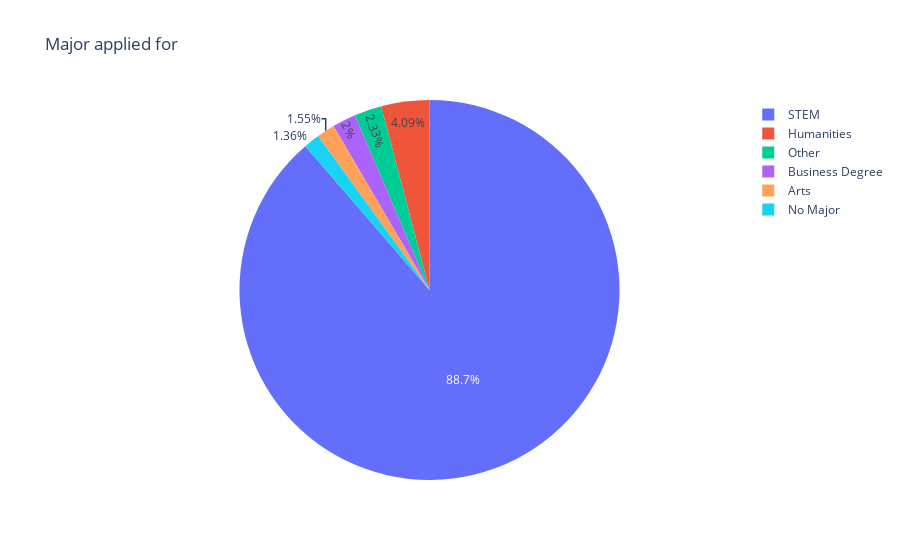

Notebook code cell kept with this figure:
### Code cell
make_plot('major_discipline', 'Major applied for')

### Figure 1 — Plotly figure (JSON) as saved in the notebook; plotly's stock layout.template omitted (floating-point values rounded to 4 significant figures)
{"data": [{"domain": {"x": [0, 1], "y": [0, 1]}, "hovertemplate": "major_discipline=%{label}<br>count=%{value}<extra></extra>", "labels": ["STEM", "Humanities", "Other", "Business Degree", "Arts", "No Major"], "legendgroup": "", "name": "", "showlegend": true, "type": "pie", "values": [14492, 669, 381, 327, 253, 223]}], "layout": {"legend": {"tracegroupgap": 0}, "title": {"text": "Major applied for"}}}
